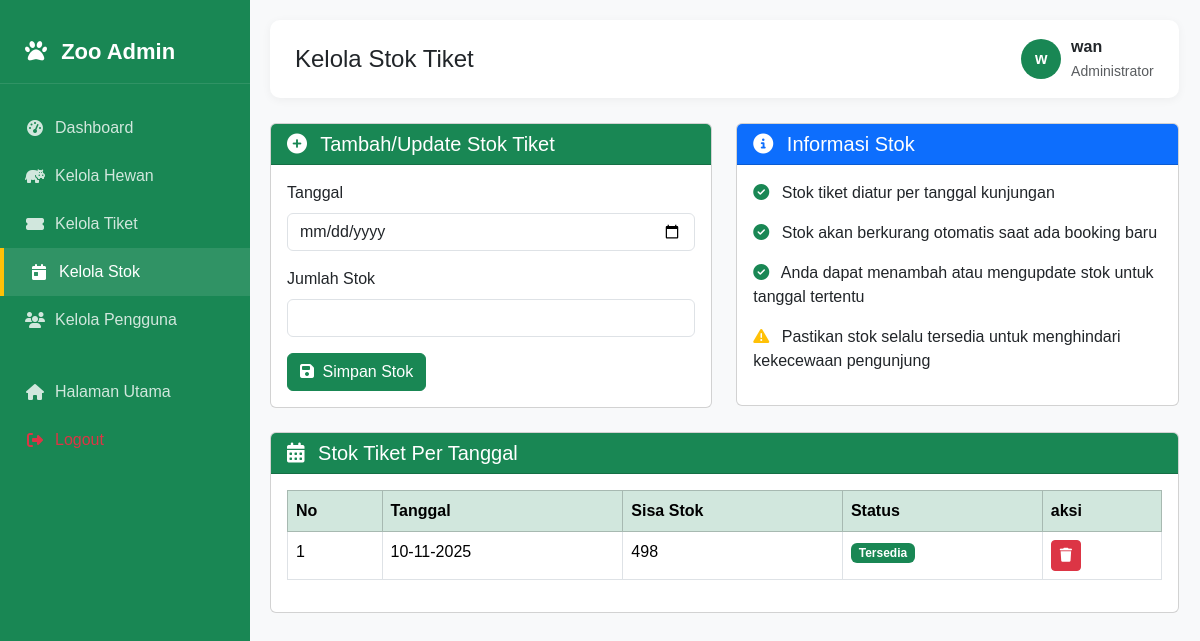
Page /admin/stok.php (signed in) on the earlier database version.
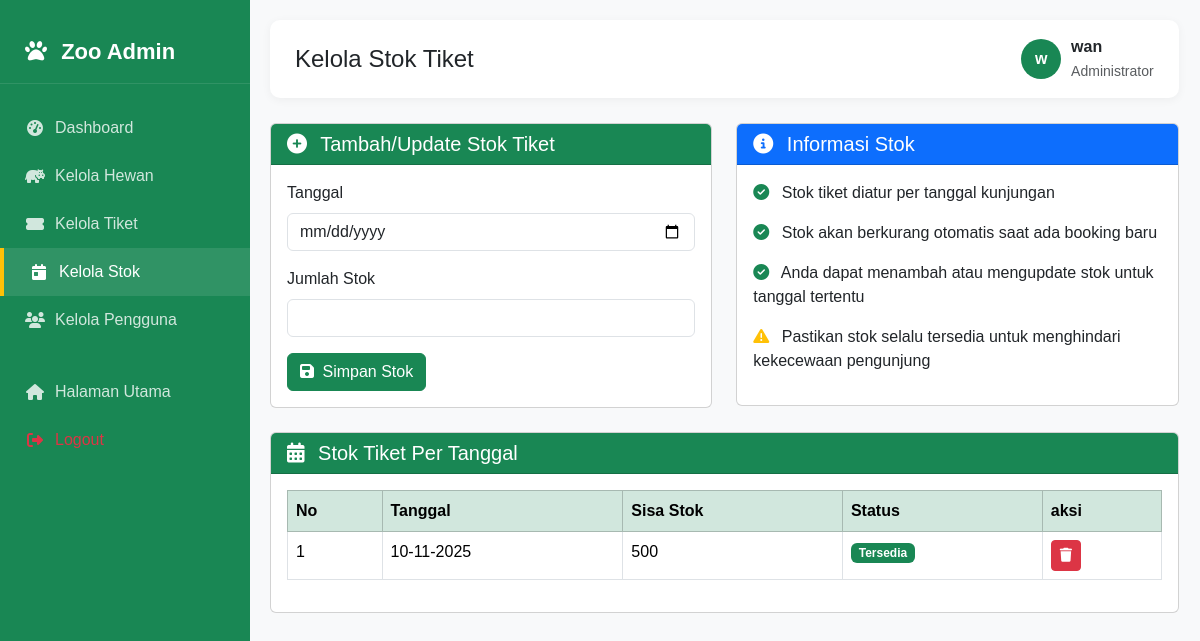
Same page on the later database version.
### tables this page shows
CREATE TABLE `stok_tiket` (
  `id` int NOT NULL,
  `tanggal` date NOT NULL,
  `sisa_stok` int NOT NULL DEFAULT '500'
);

### admin/stok.php (the view, shortened to what the changed rows need)
<?php
include "../database/conn.php";
$today = date('Y-m-d');
$conn->query("DELETE FROM stok_tiket WHERE tanggal < '$today'");
$result = $conn->query("SELECT * FROM stok_tiket ORDER BY tanggal ASC");
?>
<!DOCTYPE html>
<html lang="id">
<head>
    <link href="https://cdn.jsdelivr.net/npm/bootstrap@5.3.2/dist/css/bootstrap.min.css" rel="stylesheet">
    <link rel="stylesheet" href="https://cdnjs.cloudflare.com/ajax/libs/font-awesome/6.4.0/css/all.min.css">
</head>
<body>
    <div class="d-flex">
        <div class="main-content">
            <div class="card">
                <div class="card-body">
                    <div class="table-responsive">
                        <table class="table table-bordered table-hover">
                            <thead class="table-success">
                                <tr>
                                    <th>No</th>
                                    <th>Tanggal</th>
                                    <th>Sisa Stok</th>
                                    <th>Status</th>
                                    <th>aksi</th>
                                </tr>
                            </thead>
                            <tbody>
                                <?php
                                if ($result->num_rows > 0) {
                                    $no = 1;
                                    while ($row = $result->fetch_assoc()) {
                                        if ($row['sisa_stok'] > 100) {
                                            $status = '<span class="badge bg-success">Tersedia</span>';
                                        } elseif ($row['sisa_stok'] > 0) {
                                            $status = '<span class="badge bg-warning">Terbatas</span>';
                                        } else {
                                            $status = '<span class="badge bg-danger">Habis</span>';
                                        }
                                        echo "<tr>
        <td>{$no}</td>
        <td>" . date('d-m-Y', strtotime($row['tanggal'])) . "</td>
        <td>{$row['sisa_stok']}</td>
        <td>{$status}</td>
        <td>
          <form method='post' action='' style='display:inline;'>
            <input type='hidden' name='hapus_tanggal' value='{$row['tanggal']}'>
            <button type='submit' class='btn btn-sm btn-danger' onclick=\"return confirm('Yakin ingin menghapus stok tanggal ini?')\">
              <i class='fas fa-trash'></i>
            </button>
          </form>
        </td>
      </tr>";
                                    }
                                } else {
                                    echo "<tr><td colspan='4' class='text-center text-muted'>Belum ada data stok</td></tr>";
                                }
                                ?>
                            </tbody>
                        </table>
                    </div>
                </div>
            </div>
        </div>
    </div>
</body>
</html>

Differences in the rows shown:
changed stok_tiket: sisa_stok "498" → "500"
